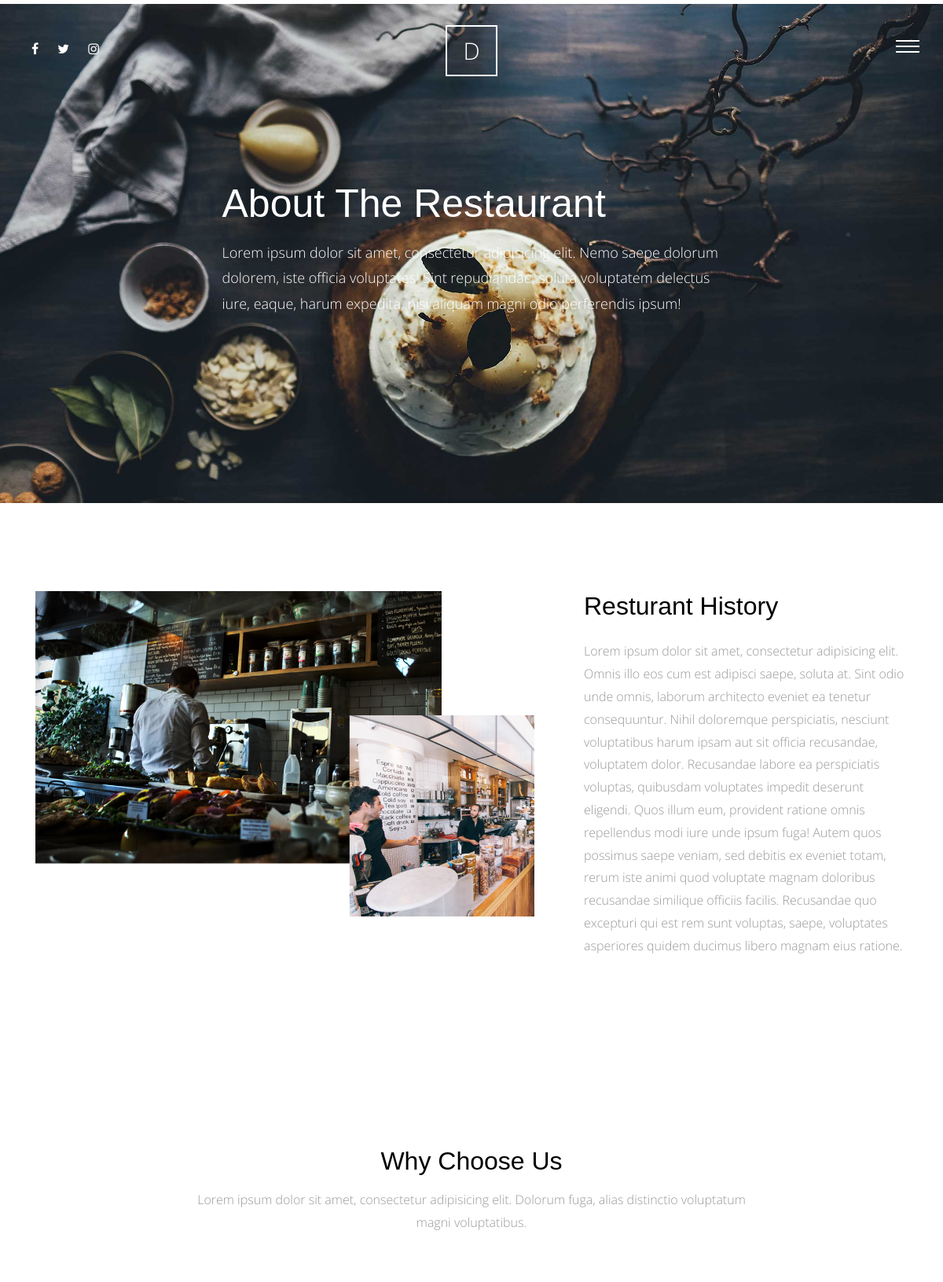
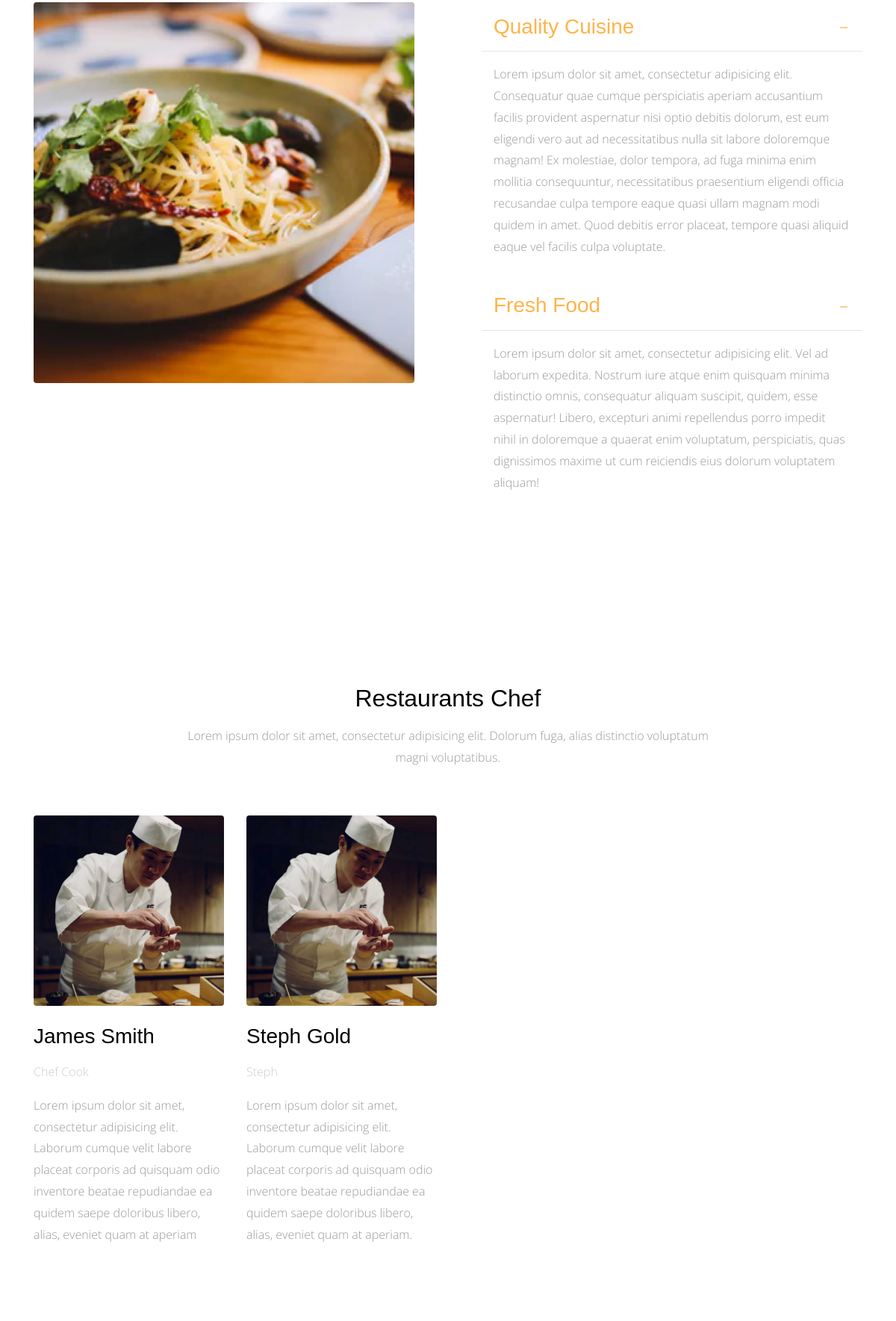
Screenshot of /aboutus/ (upper part) with the database file from the repository (2 pictures, top to bottom).
### aboutus/models.py (models this page shows, shortened)
class AboutUs(models.Model):
    title = models.CharField(max_length=50)
    content = models.TextField()
    class Meta:
      verbose_name = 'about_us'
      verbose_name_plural = 'about_us'

class Why_Choose_Us(models.Model):
    title = models.CharField(max_length=50)
    content = models.TextField()
    class Meta:
      verbose_name = 'why_choose_us'
      verbose_name_plural = 'why_choose_us'

class Chef(models.Model):
    name = models.CharField(max_length=50)
    subtitle = models.CharField(max_length=50)
    bio = models.TextField()
    image = models.ImageField(upload_to='chef')
    class Meta:
      verbose_name = 'chef'
      verbose_name_plural = 'chef'

### aboutus/views.py (the view)
# urls.py: path('', views.aboutUs, name='aboutus'),
def aboutUs(request):
    aboutus = AboutUs.objects.last()
    why_choose_us = Why_Choose_Us.objects.all()
    chef = Chef.objects.all()
    context = {
        'aboutus': aboutus,
        'why_choose_us': why_choose_us,
        'all_chef': chef,
    }
    return render(request, 'aboutus/about.html', context)

### aboutus/templates/aboutus/about.html (shortened to what this page needs)
{% extends 'base.html' %} {% load static %} {% block content %}
<div class="main-wrap">
  <div class="cover_1 cover_sm">
    <div
      class="img_bg"
      style="background-image: url({% static 'img/slider-1.jpg'%})"
      data-stellar-background-ratio="0.5"
    >
      <div class="container">
        <div class="row align-items-center justify-content-center">
          <div class="col-md-7" data-aos="fade-up">
            <h2 class="heading">About The Restaurant</h2>
            <p class="lead">
              Lorem ipsum dolor sit amet, consectetur adipisicing elit. Nemo
              saepe dolorum dolorem, iste officia voluptates! Sint repudiandae,
              soluta voluptatem delectus iure, eaque, harum expedita, nisi
              aliquam magni odio perferendis ipsum!
            </p>
          </div>
        </div>
      </div>
    </div>
  </div>
  <div class="section">
    <div class="container">
      <div class="row">
        <div class="col-md-7" data-aos="fade-up">
          <img
            src="{% static 'img/about_1.png' %}"
            alt="Image placeholder"
            class="img-fluid"
          />
        </div>
        <div class="col-md-5 pl-md-5" data-aos="fade-up" data-aos-delay="200">
          <h2 class="mb-4">{{aboutus.title}}</h2>
          <p>
           {{aboutus.content}}
          </p>
        </div>
      </div>
    </div>
  </div>
  <div class="section">
    <div class="container">
      <div class="row justify-content-center mb-5" data-aos="fade-up">
        <div class="col-md-8 text-center">
          <h2 class="mb-3">Why Choose Us</h2>
          <p class="lead">
            Lorem ipsum dolor sit amet, consectetur adipisicing elit. Dolorum
            fuga, alias distinctio voluptatum magni voluptatibus.
          </p>
        </div>
      </div>
      <div class="row large-gutters">
        <div class="col-md-6" data-aos="fade-up" data-aos-delay="200">
          <img
            src="{% static 'img/img_2.jpg' %}"
            alt="Image placeholder"
            class="img-fluid rounded"
          />
        </div>
        <div class="col-md-6" data-aos="fade-up" data-aos-delay="300">
          <div class="accordion" id="accordion">
            {% for info in why_choose_us %}
            <div class="accordion-item">
              <h3 class="mb-0">
                <a
                  class="btn-block p-3"
                  data-toggle="collapse"
                  href="#collapse{{info.id}}"
                  role="button"
                  aria-expanded="true"
                  aria-controls="collapse{{info.id}}"
                  >{{info.title}} </a>
              </h3>
              <div
                id="collapse{{info.id}}"
                class="collapse show"
                aria-labelledby="heading{{info.id}}"
                data-parent="#accordion"
              >
                <div class="p-3">
                  <p>
                    {{info.content}}
                  </p>
                </div>
              </div>
            </div>
            {% endfor %}
          </div>
        </div>
      </div>
    </div>
  </div>
  <div class="section">
    <div class="container">
      <div class="row justify-content-center mb-5" data-aos="fade-up">
        <div class="col-md-8 text-center">
          <h2 class="mb-3">Restaurants Chef</h2>
          <p class="lead">
            Lorem ipsum dolor sit amet, consectetur adipisicing elit. Dolorum
            fuga, alias distinctio voluptatum magni voluptatibus.
          </p>
        </div>
      </div>
      <div class="row">
        {% for chef in all_chef %}
        <div class="col-md-3" data-aos="fade-up" data-aos-delay="100">
          <img
            src="{{chef.image.url}}"
            alt="Image placeholder"
            class="img-fluid mb-4 rounded"
          />
          <h3 class="mb-3">{{chef.name}}</h3>
          <p class="post-meta text-muted">{{chef.subtitle}}</p>
          <p class="mb-5">
            {{chef.bio}}
          </p>
        </div>
        {% endfor %}
      </div>
    </div>
  </div>
</div>
{% endblock %}

### static/css/style.css (style rules this page uses)
html { overflow-x: hidden; }
body { background: #fff; font-family: "Open Sans", cursive; font-size: 16px; line-height: 1.8; font-weight: 300; color: #999999; }
a { -webkit-transition: .3s all ease; -o-transition: .3s all ease; transition: .3s all ease; text-decoration: none; }
h1, h2, h3, h4, h5 { color: #000; font-family: "Playfair Display", Arial, sans-serif; }
h1 a, h2 a, h3 a, h4 a, h5 a { color: #000; }
.lead { font-size: 16px; }
.section { padding: 7em 0; }
.text-muted { color: #cccccc !important; }
.cover_1 { position: relative; }
.cover_1 .lead { color: #fff; font-size: 18px; }
.cover_1 .img_bg { background-repeat: no-repeat; background-size: cover !important; background-position: center center; }
.cover_1 .img_bg, .cover_1 .img_bg > .container > .row { min-height: 700px; height: 100vh; }
.cover_1.cover_sm .img_bg, .cover_1.cover_sm .img_bg > .container > .row { min-height: 600px; height: 80vh; }
.cover_1 .heading { color: white; font-weight: 300; font-size: 30px; line-height: 1.5; }
@media (min-width: 768px) { .cover_1 .heading { font-size: 50px; line-height: 1.5; } }
.large-gutters { margin-right: -45px; margin-left: -45px; }
.large-gutters > [class*="col-"] { padding-right: 45px; padding-left: 45px; }
.accordion .btn-block { position: relative; border-bottom: 1px solid #e6e6e6; }
.accordion .btn-block[aria-expanded="true"] { color: #fdb44b; }

### rows the page displays
AboutUs: title "Resturant History", content "Lorem ipsum dolor sit amet, consectetur adipisicing elit. Omnis illo eos cum est adipisci saepe, soluta at. Sint odio unde omnis, laborum architecto eveniet ea tenetur consequuntur. Nihil doloremque perspiciatis, nesciunt voluptatibus harum ipsam aut sit officia recusandae, voluptatem dolor. Recusandae labore ea perspiciatis voluptas, quibusdam voluptates impedit deserunt eligendi. Quos illum eum, provident ratione omnis repellendus modi iure unde ipsum fuga! Autem quos possimus saepe veniam, sed debitis ex eveniet totam, rerum iste animi quod voluptate magnam doloribus recusandae similique officiis facilis. Recusandae quo excepturi qui est rem sunt voluptas, saepe, voluptates asperiores…"
Why_Choose_Us: title "Quality Cuisine", content "Lorem ipsum dolor sit amet, consectetur adipisicing elit. Consequatur quae cumque perspiciatis aperiam accusantium facilis provident aspernatur nisi optio debitis dolorum, est eum eligendi vero aut ad necessitatibus nulla sit labore doloremque magnam! Ex molestiae, dolor tempora, ad fuga minima enim mollitia consequuntur, necessitatibus praesentium eligendi officia recusandae culpa tempore eaque quasi ullam magnam modi quidem in amet. Quod debitis error placeat, tempore quasi aliquid eaque vel facilis culpa voluptate."
Why_Choose_Us: title "Fresh Food", content "Lorem ipsum dolor sit amet, consectetur adipisicing elit. Vel ad laborum expedita. Nostrum iure atque enim quisquam minima distinctio omnis, consequatur aliquam suscipit, quidem, esse aspernatur! Libero, excepturi animi repellendus porro impedit nihil in doloremque a quaerat enim voluptatum, perspiciatis, quas dignissimos maxime ut cum reiciendis eius dolorum voluptatem aliquam!"
Chef: image (picture), name "James Smith", subtitle "Chef Cook", bio "Lorem ipsum dolor sit amet, consectetur adipisicing elit. Laborum cumque velit labore placeat corporis ad quisquam odio inventore beatae repudiandae ea quidem saepe doloribus libero, alias, eveniet quam at aperiam"
Chef: image (picture), name "Steph Gold", subtitle "Steph", bio "Lorem ipsum dolor sit amet, consectetur adipisicing elit. Laborum cumque velit labore placeat corporis ad quisquam odio inventore beatae repudiandae ea quidem saepe doloribus libero, alias, eveniet quam at aperiam."
